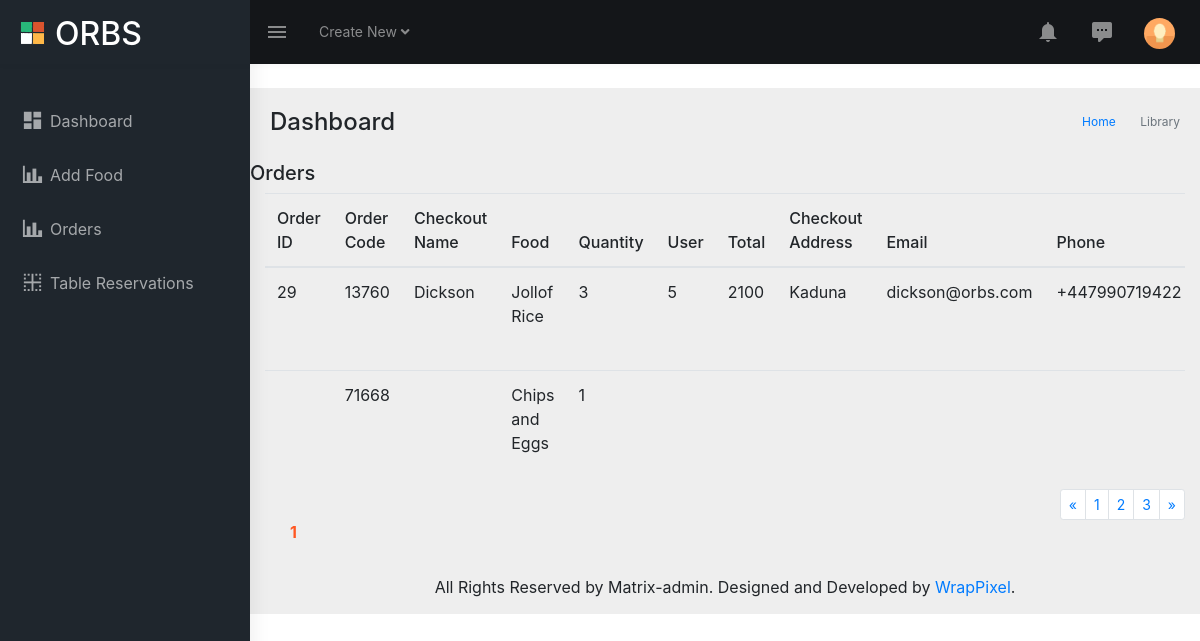
Page /orbs_admin/orders.php on the committed database.
### tables this page shows
CREATE TABLE `cart` (
  `cart_id` int NOT NULL AUTO_INCREMENT,
  `code` int DEFAULT NULL,
  `food` varchar(100) DEFAULT NULL,
  `qty` int NOT NULL,
  `user_id` int DEFAULT NULL,
  PRIMARY KEY (`cart_id`)
);

CREATE TABLE `orders` (
  `order_id` int NOT NULL AUTO_INCREMENT,
  `user_id` int NOT NULL,
  `name` varchar(100) NOT NULL,
  `email` varchar(100) NOT NULL,
  `address` varchar(255) DEFAULT NULL,
  `phone` varchar(100) NOT NULL,
  `total` varchar(50) DEFAULT NULL,
  `status` varchar(100) DEFAULT NULL,
  `date` date DEFAULT NULL,
  PRIMARY KEY (`order_id`)
);

### orbs_admin/orders.php (the view, shortened to what this page needs)
<?php include('includes/header.php');?>
<?php include('includes/sidebar.php');?>
<br />
<?php
      $connection = mysqli_connect(DB_HOST, DB_USER, DB_PASSWORD, DB_NAME);
    $per_page = 5;
    $count = mysqli_query($connection, "SELECT * FROM orders");
    $pages = ceil((mysqli_num_rows($count)) / $per_page);
    if(isset($_GET['page'])) {
        $page = $_GET['page'];
    } else {
        $page = 1;
    }
    $start = ($page - 1) * $per_page;
?>
        <div class="page-wrapper">
             <div class="page-breadcrumb">
                <div class="row">
                    <div class="col-12 d-flex no-block align-items-center">
                        <h4 class="page-title">Dashboard</h4>
                        <div class="ml-auto text-right">
                            <nav aria-label="breadcrumb">
                                <ol class="breadcrumb">
                                    <li class="breadcrumb-item"><a href="#">Home</a></li>
                                    <li class="breadcrumb-item active" aria-current="page">Library</li>
                                </ol>
                            </nav>
                        </div>
                    </div>
                </div>
            </div>
           <br />
            <div class="container">
                <div class="row">
                    <h5 class="text-center">Orders</h5>
                    <div class="col-md-12">
                        <table class="table table-responsive">
                            <thead>
                                <tr>
                                    <th>Order ID</th>
                                    <th>Order Code</th>
                                    <th>Checkout Name</th>
                                    <th>Food</th>
                                    <th>Quantity</th>
                                    <th>User</th>
                                    <th>Total</th>
                                    <th>Checkout Address</th>
                                    <th>Email</th>
                                    <th>Phone</th>
                                </tr>
                            </thead>
                            <tbody>
                        <?php
                            $sql = "SELECT c.*, o.* FROM cart AS c LEFT JOIN orders AS o ON o.order_id = c.cart_id LIMIT $start, $per_page";
                            $query = mysqli_query($connection, $sql);
                            while($query_row = mysqli_fetch_assoc($query)) {
                                $ord_id = $query_row['order_id'];
                        ?>
                                <tr>
                                    <td><?php echo $ord_id;?></td>
                                    <td><?php echo $query_row['code'];?></td>
                                    <td><?php echo $query_row['name'];?></td>
                                    <td><?php echo $query_row['food'];?></td>
                                    <td><?php echo $query_row['qty'];?></td>
                                    <td><?php echo $query_row['user_id'];?></td>
                                    <td><?php echo $query_row['total'];?></td>
                                    <td><?php echo $query_row['address'];?></td>
                                    <td><?php echo $query_row['email'];?></td>
                                    <td><?php echo $query_row['phone'];?></td>
                                </tr>
                            <?php } ?>
                            </tbody>
                        </table>
                        <ul class="pagination pagination-sm m-0 float-right">
                          <li class="page-item"><a class="page-link" href="#">«</a></li>
                          <li class="page-item"><a class="page-link" href="#">1</a></li>
                          <li class="page-item"><a class="page-link" href="#">2</a></li>
                          <li class="page-item"><a class="page-link" href="#">3</a></li>
                          <li class="page-item"><a class="page-link" href="#">»</a></li>
                        </ul>
                        <div class="content table-responsive table-full-width">
                            <p style="padding: 0px 20px;"><?php if($pages >=1 && $page <= $pages) {
                                for($i=1; $i<= $pages; $i++) {
                                    echo ($i == $page) ? "<a href='orders.php?page=".$i."' style='margin-left:5px; font-weight: bold; text-decoration: none; color: #FF5722;' >$i</a>  "  : " <a href='orders.php?page=".$i."' class='btn'>$i</a>";
                                }
                            }?></p>
                        </div>
                    </div>
                </div>
            </div>
<?php include('includes/footer.php');?>

### orbs_admin/includes/header.php (shortened to what this page needs)
<!DOCTYPE html>
<html dir="ltr" lang="en">
<head>
    <link href="assets/libs/flot/css/float-chart.css" rel="stylesheet">
    <link href="dist/css/style.min.css" rel="stylesheet">
    <link rel="stylesheet" type="text/css" href="../dist/css/bootstrap.min.css">
</head>
<body>
    <div id="main-wrapper">
        <header class="topbar" data-navbarbg="skin5">
            <nav class="navbar top-navbar navbar-expand-md navbar-dark">
                <div class="navbar-header" data-logobg="skin5">
                    <a class="navbar-brand" href="../index.php">
                        <b class="logo-icon p-l-10">
                            <img src="assets/images/logo-icon.png" alt="homepage" class="light-logo" />
                        </b>
                        <span class="logo-text">
                             <h2 style="padding-top: 12px;">ORBS</h2>
                        </span>
                    </a>
                </div>
                <div class="navbar-collapse collapse" id="navbarSupportedContent" data-navbarbg="skin5">
                    <ul class="navbar-nav float-left mr-auto">
                        <li class="nav-item d-none d-md-block"><a class="nav-link sidebartoggler waves-effect waves-light" href="javascript:void(0)" data-sidebartype="mini-sidebar"><i class="mdi mdi-menu font-24"></i></a></li>
                        <li class="nav-item dropdown">
                            <a class="nav-link dropdown-toggle" href="#" id="navbarDropdown" role="button" data-toggle="dropdown" aria-haspopup="true" aria-expanded="false">
                             <span class="d-none d-md-block">Create New <i class="fa fa-angle-down"></i></span>
                            </a>
                        </li>
                        <li class="nav-item search-box"> <a class="nav-link waves-effect waves-dark" href="javascript:void(0)"><i class="ti-search"></i></a>
                        </li>
                    </ul>
                    <ul class="navbar-nav float-right">
                        <li class="nav-item dropdown">
                            <a class="nav-link dropdown-toggle waves-effect waves-dark" href="" data-toggle="dropdown" aria-haspopup="true" aria-expanded="false"> <i class="mdi mdi-bell font-24"></i>
                            </a>
                        </li>
                        <li class="nav-item dropdown">
                            <a class="nav-link dropdown-toggle waves-effect waves-dark" href="" id="2" data-toggle="dropdown" aria-haspopup="true" aria-expanded="false"> <i class="font-24 mdi mdi-comment-processing"></i>
                            </a>
                        </li>
                        <li class="nav-item dropdown">
                            <a class="nav-link dropdown-toggle text-muted waves-effect waves-dark pro-pic" href="" data-toggle="dropdown" aria-haspopup="true" aria-expanded="false"><img src="assets/images/users/1.jpg" alt="user" class="rounded-circle" width="31"></a>
                        </li>
                    </ul>
                </div>
            </nav>
        </header>

### orbs_admin/includes/sidebar.php
<aside class="left-sidebar" data-sidebarbg="skin5">
            <div class="scroll-sidebar">
                <nav class="sidebar-nav">
                    <ul id="sidebarnav" class="p-t-30">
                        <li class="sidebar-item"> <a class="sidebar-link waves-effect waves-dark sidebar-link" href="index.html" aria-expanded="false"><i class="mdi mdi-view-dashboard"></i><span class="hide-menu">Dashboard</span></a></li>
                        <li class="sidebar-item"> <a class="sidebar-link waves-effect waves-dark sidebar-link" href="add_food.php" aria-expanded="false"><i class="mdi mdi-chart-bar"></i><span class="hide-menu">Add Food</span></a></li>
                        <li class="sidebar-item"> <a class="sidebar-link waves-effect waves-dark sidebar-link" href="orders.php" aria-expanded="false"><i class="mdi mdi-chart-bar"></i><span class="hide-menu">Orders</span></a></li>
                        <li class="sidebar-item"> <a class="sidebar-link waves-effect waves-dark sidebar-link" href="tables.php" aria-expanded="false"><i class="mdi mdi-border-inside"></i><span class="hide-menu">Table Reservations</span></a></li>
                    </ul>
                </nav>
            </div>
        </aside>

### orbs_admin/includes/footer.php (shortened to what this page needs)
            <footer class="footer text-center">
                All Rights Reserved by Matrix-admin. Designed and Developed by <a href="https://wrappixel.com">WrapPixel</a>.
            </footer>
        </div>
    </div>
</body>
</html>

### rows in the picture
cart: orders.order_id "29", code "13760", orders.name "Dickson", food "Jollof Rice", qty "3", orders.user_id "5", orders.total "2100", orders.address "Kaduna", orders.email "dickson@orbs.com", orders.phone "+447990719422"
cart: code "71668", food "Chips and Eggs", qty "1"
